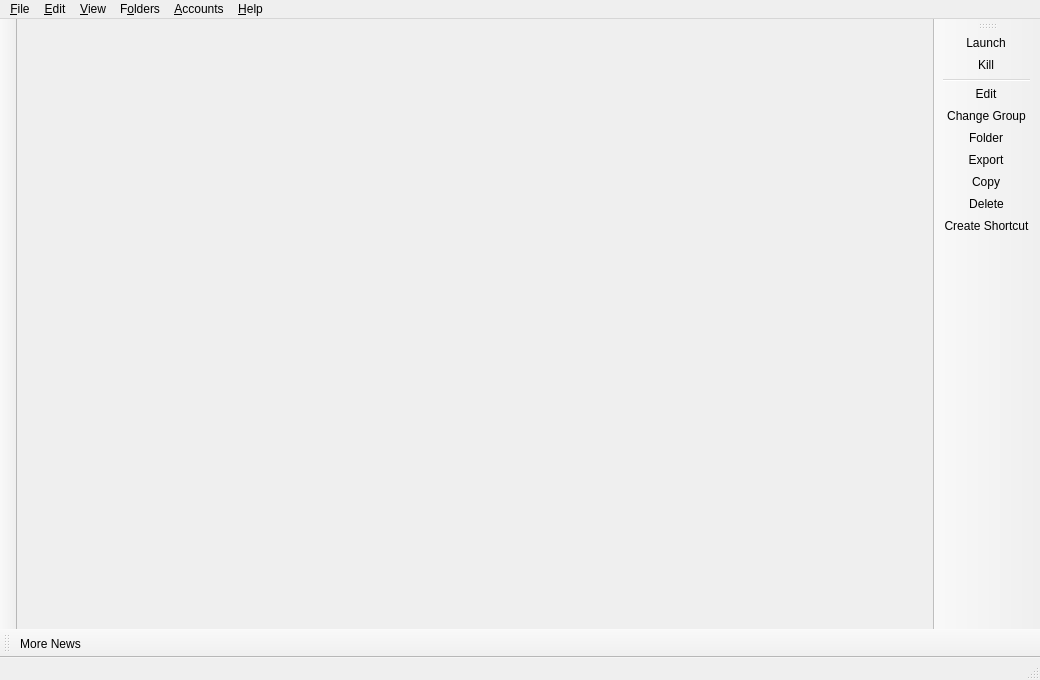
<?xml version="1.0" encoding="UTF-8"?>
<ui version="4.0">
 <class>MainWindow</class>
 <widget class="QMainWindow" name="MainWindow">
  <property name="geometry">
   <rect>
    <x>0</x>
    <y>0</y>
    <width>1040</width>
    <height>680</height>
   </rect>
  </property>
  <widget class="QWidget" name="centralWidget">
   <layout class="QVBoxLayout" name="verticalLayout">
    <property name="spacing">
     <number>0</number>
    </property>
    <property name="leftMargin">
     <number>0</number>
    </property>
    <property name="topMargin">
     <number>0</number>
    </property>
    <property name="rightMargin">
     <number>0</number>
    </property>
    <property name="bottomMargin">
     <number>0</number>
    </property>
   </layout>
  </widget>
  <widget class="QStatusBar" name="statusBar"/>
  <widget class="QToolBar" name="mainToolBar">
   <property name="windowTitle">
    <string>Sidebar</string>
   </property>
   <property name="allowedAreas">
    <set>Qt::ToolBarArea::LeftToolBarArea</set>
   </property>
   <property name="movable">
    <bool>false</bool>
   </property>
   <property name="floatable">
    <bool>false</bool>
   </property>
   <attribute name="toolBarArea">
    <enum>LeftToolBarArea</enum>
   </attribute>
   <attribute name="toolBarBreak">
    <bool>false</bool>
   </attribute>
  </widget>
  <widget class="QToolBar" name="newsToolBar">
   <property name="windowTitle">
    <string>News Toolbar</string>
   </property>
   <property name="allowedAreas">
    <set>Qt::ToolBarArea::BottomToolBarArea|Qt::ToolBarArea::TopToolBarArea</set>
   </property>
   <property name="iconSize">
    <size>
     <width>16</width>
     <height>16</height>
    </size>
   </property>
   <property name="toolButtonStyle">
    <enum>Qt::ToolButtonStyle::ToolButtonTextBesideIcon</enum>
   </property>
   <property name="floatable">
    <bool>false</bool>
   </property>
   <attribute name="toolBarArea">
    <enum>BottomToolBarArea</enum>
   </attribute>
   <attribute name="toolBarBreak">
    <bool>false</bool>
   </attribute>
   <addaction name="actionMoreNews"/>
  </widget>
  <widget class="WideBar" name="instanceToolBar">
   <property name="windowTitle">
    <string>Instance Toolbar</string>
   </property>
   <property name="iconSize">
    <size>
     <width>16</width>
     <height>16</height>
    </size>
   </property>
   <property name="toolButtonStyle">
    <enum>Qt::ToolButtonStyle::ToolButtonTextBesideIcon</enum>
   </property>
   <property name="floatable">
    <bool>false</bool>
   </property>
   <property name="useDefaultAction" stdset="0">
    <bool>true</bool>
   </property>
   <attribute name="toolBarArea">
    <enum>RightToolBarArea</enum>
   </attribute>
   <attribute name="toolBarBreak">
    <bool>false</bool>
   </attribute>
   <addaction name="actionLaunchInstance"/>
   <addaction name="actionKillInstance"/>
   <addaction name="separator"/>
   <addaction name="actionEditInstance"/>
   <addaction name="actionChangeInstGroup"/>
   <addaction name="actionViewSelectedInstFolder"/>
   <addaction name="actionExportInstance"/>
   <addaction name="actionCopyInstance"/>
   <addaction name="actionDeleteInstance"/>
   <addaction name="actionCreateInstanceShortcut"/>
  </widget>
  <widget class="QMenuBar" name="menuBar">
   <property name="geometry">
    <rect>
     <x>0</x>
     <y>0</y>
     <width>800</width>
     <height>30</height>
    </rect>
   </property>
   <widget class="QMenu" name="fileMenu">
    <property name="title">
     <string>&amp;File</string>
    </property>
    <property name="toolTipsVisible">
     <bool>true</bool>
    </property>
    <addaction name="actionAddInstance"/>
    <addaction name="separator"/>
    <addaction name="actionLaunchInstance"/>
    <addaction name="actionKillInstance"/>
    <addaction name="separator"/>
    <addaction name="actionEditInstance"/>
    <addaction name="actionChangeInstGroup"/>
    <addaction name="actionViewSelectedInstFolder"/>
    <addaction name="actionExportInstance"/>
    <addaction name="actionCopyInstance"/>
    <addaction name="actionDeleteInstance"/>
    <addaction name="actionCreateInstanceShortcut"/>
    <addaction name="separator"/>
    <addaction name="actionSettings"/>
    <addaction name="actionCloseWindow"/>
   </widget>
   <widget class="QMenu" name="editMenu">
    <property name="title">
     <string>&amp;Edit</string>
    </property>
    <property name="toolTipsVisible">
     <bool>true</bool>
    </property>
    <addaction name="actionUndoTrashInstance"/>
   </widget>
   <widget class="QMenu" name="viewMenu">
    <property name="title">
     <string>&amp;View</string>
    </property>
    <property name="toolTipsVisible">
     <bool>true</bool>
    </property>
    <addaction name="actionChangeTheme"/>
    <addaction name="separator"/>
    <addaction name="actionCAT"/>
    <addaction name="actionToggleStatusBar"/>
    <addaction name="actionLockToolbars"/>
    <addaction name="separator"/>
   </widget>
   <widget class="QMenu" name="foldersMenu">
    <property name="title">
     <string>F&amp;olders</string>
    </property>
    <property name="toolTipsVisible">
     <bool>true</bool>
    </property>
    <addaction name="actionViewLauncherRootFolder"/>
    <addaction name="actionViewLogsFolder"/>
    <addaction name="separator"/>
    <addaction name="actionViewInstanceFolder"/>
    <addaction name="actionViewIconsFolder"/>
    <addaction name="actionViewCentralModsFolder"/>
    <addaction name="actionViewJavaFolder"/>
    <addaction name="actionViewSkinsFolder"/>
    <addaction name="separator"/>
    <addaction name="actionViewWidgetThemeFolder"/>
    <addaction name="actionViewIconThemeFolder"/>
    <addaction name="actionViewCatPackFolder"/>
   </widget>
   <widget class="QMenu" name="accountsMenu">
    <property name="title">
     <string>&amp;Accounts</string>
    </property>
   </widget>
   <widget class="QMenu" name="helpMenu">
    <property name="title">
     <string>&amp;Help</string>
    </property>
    <property name="toolTipsVisible">
     <bool>true</bool>
    </property>
    <addaction name="actionClearMetadata"/>
    <addaction name="actionReportBug"/>
    <addaction name="actionViewLog"/>
    <addaction name="actionAddToPATH"/>
    <addaction name="separator"/>
    <addaction name="actionMATRIX"/>
    <addaction name="actionDISCORD"/>
    <addaction name="actionREDDIT"/>
    <addaction name="separator"/>
    <addaction name="actionMoreNews"/>
    <addaction name="actionCheckUpdate"/>
    <addaction name="actionOpenWiki"/>
    <addaction name="actionAbout"/>
   </widget>
   <addaction name="fileMenu"/>
   <addaction name="editMenu"/>
   <addaction name="viewMenu"/>
   <addaction name="foldersMenu"/>
   <addaction name="accountsMenu"/>
   <addaction name="helpMenu"/>
  </widget>
  <action name="actionMoreNews">
   <property name="icon">
    <iconset theme="news"/>
   </property>
   <property name="text">
    <string>More News...</string>
   </property>
   <property name="toolTip">
    <string>Open the development blog to read more news about %1.</string>
   </property>
  </action>
  <action name="actionCAT">
   <property name="checkable">
    <bool>true</bool>
   </property>
   <property name="icon">
    <iconset theme="cat"/>
   </property>
   <property name="text">
    <string>&amp;Meow</string>
   </property>
   <property name="toolTip">
    <string>It's a fluffy kitty :3</string>
   </property>
  </action>
  <action name="actionToggleStatusBar">
   <property name="checkable">
    <bool>true</bool>
   </property>
   <property name="text">
    <string>Status Bar</string>
   </property>
  </action>
  <action name="actionLockToolbars">
   <property name="checkable">
    <bool>true</bool>
   </property>
   <property name="text">
    <string>Lock Toolbars</string>
   </property>
  </action>
  <action name="actionUndoTrashInstance">
   <property name="enabled">
    <bool>false</bool>
   </property>
   <property name="text">
    <string>&amp;Undo Last Instance Deletion</string>
   </property>
  </action>
  <action name="actionAddInstance">
   <property name="icon">
    <iconset theme="new"/>
   </property>
   <property name="text">
    <string>Add Instanc&amp;e...</string>
   </property>
   <property name="toolTip">
    <string>Add a new instance.</string>
   </property>
  </action>
  <action name="actionCheckUpdate">
   <property name="icon">
    <iconset theme="checkupdate"/>
   </property>
   <property name="text">
    <string>&amp;Update...</string>
   </property>
   <property name="toolTip">
    <string>Check for new updates for %1.</string>
   </property>
   <property name="menuRole">
    <enum>QAction::MenuRole::ApplicationSpecificRole</enum>
   </property>
  </action>
  <action name="actionSettings">
   <property name="icon">
    <iconset theme="settings"/>
   </property>
   <property name="text">
    <string>Setti&amp;ngs...</string>
   </property>
   <property name="toolTip">
    <string>Change settings.</string>
   </property>
   <property name="menuRole">
    <enum>QAction::MenuRole::PreferencesRole</enum>
   </property>
  </action>
  <action name="actionManageSkins">
   <property name="icon">
    <iconset theme="settings"/>
   </property>
   <property name="text">
    <string>Manage &amp;Skins...</string>
   </property>
  </action>
  <action name="actionAddMicrosoftAccount">
   <property name="icon">
    <iconset theme="new"/>
   </property>
   <property name="text">
    <string>Add &amp;Microsoft account...</string>
   </property>
   <property name="toolTip">
    <string>Sign in with your Microsoft account to play online.</string>
   </property>
  </action>
  <action name="actionManageAccounts">
   <property name="icon">
    <iconset theme="accounts"/>
   </property>
   <property name="text">
    <string>&amp;Manage Accounts...</string>
   </property>
  </action>
  <action name="actionLaunchInstance">
   <property name="solRole" stdset="0">
    <string notr="true">launch</string>
   </property>
   <property name="icon">
    <iconset theme="launch"/>
   </property>
   <property name="text">
    <string>&amp;Launch</string>
   </property>
   <property name="toolTip">
    <string>Launch the selected instance.</string>
   </property>
  </action>
  <action name="actionKillInstance">
   <property name="solRole" stdset="0">
    <string notr="true">danger</string>
   </property>
   <property name="icon">
    <iconset theme="status-bad"/>
   </property>
   <property name="text">
    <string>&amp;Kill</string>
   </property>
   <property name="toolTip">
    <string>Kill the running instance.</string>
   </property>
   <property name="shortcut">
    <string>Ctrl+K</string>
   </property>
  </action>
  <action name="actionRenameInstance">
   <property name="icon">
    <iconset theme="rename"/>
   </property>
   <property name="text">
    <string>Rename</string>
   </property>
   <property name="toolTip">
    <string>Rename the selected instance.</string>
   </property>
  </action>
  <action name="actionChangeInstGroup">
   <property name="icon">
    <iconset theme="tag"/>
   </property>
   <property name="text">
    <string>&amp;Change Group...</string>
   </property>
   <property name="toolTip">
    <string>Change the selected instance's group.</string>
   </property>
   <property name="shortcut">
    <string>Ctrl+G</string>
   </property>
  </action>
  <action name="actionChangeInstIcon">
   <property name="text">
    <string>Change Icon</string>
   </property>
   <property name="toolTip">
    <string>Change the selected instance's icon.</string>
   </property>
  </action>
  <action name="actionEditInstance">
   <property name="icon">
    <iconset theme="settings"/>
   </property>
   <property name="text">
    <string>&amp;Edit...</string>
   </property>
   <property name="toolTip">
    <string>Change the instance settings, mods and versions.</string>
   </property>
   <property name="shortcut">
    <string>Ctrl+I</string>
   </property>
  </action>
  <action name="actionViewSelectedInstFolder">
   <property name="icon">
    <iconset theme="viewfolder"/>
   </property>
   <property name="text">
    <string>&amp;Folder</string>
   </property>
   <property name="toolTip">
    <string>Open the selected instance's root folder in a file browser.</string>
   </property>
  </action>
  <action name="actionDeleteInstance">
   <property name="solRole" stdset="0">
    <string notr="true">danger</string>
   </property>
   <property name="icon">
    <iconset theme="delete"/>
   </property>
   <property name="text">
    <string>Dele&amp;te</string>
   </property>
   <property name="toolTip">
    <string>Delete the selected instance.</string>
   </property>
   <property name="autoRepeat">
    <bool>false</bool>
   </property>
  </action>
  <action name="actionCopyInstance">
   <property name="icon">
    <iconset theme="copy"/>
   </property>
   <property name="text">
    <string>Cop&amp;y...</string>
   </property>
   <property name="toolTip">
    <string>Copy the selected instance.</string>
   </property>
   <property name="shortcut">
    <string>Ctrl+D</string>
   </property>
  </action>
  <action name="actionExportInstance">
   <property name="icon">
    <iconset theme="export"/>
   </property>
   <property name="text">
    <string>E&amp;xport...</string>
   </property>
   <property name="toolTip">
    <string>Export the selected instance to supported formats.</string>
   </property>
  </action>
  <action name="actionExportInstanceZip">
   <property name="icon">
    <iconset theme="launcher"/>
   </property>
   <property name="text">
    <string>SOL Launcher (zip)</string>
   </property>
  </action>
  <action name="actionExportInstanceMrPack">
   <property name="icon">
    <iconset theme="modrinth"/>
   </property>
   <property name="text">
    <string>Modrinth (mrpack)</string>
   </property>
  </action>
  <action name="actionExportInstanceFlamePack">
   <property name="icon">
    <iconset theme="flame"/>
   </property>
   <property name="text">
    <string>CurseForge (zip)</string>
   </property>
  </action>
  <action name="actionCreateInstanceShortcut">
   <property name="icon">
    <iconset theme="shortcut"/>
   </property>
   <property name="text">
    <string>Create Shortcut</string>
   </property>
   <property name="toolTip">
    <string>Creates a shortcut on a selected folder to launch the selected instance.</string>
   </property>
  </action>
  <action name="actionNoAccountsAdded">
   <property name="icon">
    <iconset theme="noaccount"/>
   </property>
   <property name="text">
    <string>No accounts added!</string>
   </property>
  </action>
  <action name="actionNoDefaultAccount">
   <property name="checkable">
    <bool>true</bool>
   </property>
   <property name="icon">
    <iconset theme="noaccount"/>
   </property>
   <property name="text">
    <string>No Default Account</string>
   </property>
   <property name="shortcut">
    <string>Ctrl+0</string>
   </property>
  </action>
  <action name="actionCloseWindow">
   <property name="icon">
    <iconset theme="status-bad"/>
   </property>
   <property name="text">
    <string>Close &amp;Window</string>
   </property>
   <property name="toolTip">
    <string>Close the current window</string>
   </property>
   <property name="menuRole">
    <enum>QAction::MenuRole::NoRole</enum>
   </property>
  </action>
  <action name="actionViewInstanceFolder">
   <property name="icon">
    <iconset theme="viewfolder"/>
   </property>
   <property name="text">
    <string>I&amp;nstances</string>
   </property>
   <property name="toolTip">
    <string>Open the instances folder in a file browser.</string>
   </property>
  </action>
  <action name="actionViewLauncherRootFolder">
   <property name="icon">
    <iconset theme="viewfolder"/>
   </property>
   <property name="text">
    <string>Launcher &amp;Data</string>
   </property>
   <property name="toolTip">
    <string>Open the launcher's root folder in a file browser.</string>
   </property>
  </action>
  <action name="actionViewCentralModsFolder">
   <property name="icon">
    <iconset theme="centralmods"/>
   </property>
   <property name="text">
    <string>&amp;Mods (Quick Access)</string>
   </property>
   <property name="toolTip">
    <string>Open the mods folder in a file browser.</string>
   </property>
  </action>
  <action name="actionViewSkinsFolder">
   <property name="icon">
    <iconset theme="viewfolder"/>
   </property>
   <property name="text">
    <string>&amp;Skins</string>
   </property>
   <property name="toolTip">
    <string>Open the skins folder in a file browser.</string>
   </property>
  </action>
  <action name="actionViewIconsFolder">
   <property name="icon">
    <iconset theme="viewfolder"/>
   </property>
   <property name="text">
    <string>Instance &amp;Icons</string>
   </property>
   <property name="toolTip">
    <string>Open the instance icons folder in a file browser.</string>
   </property>
  </action>
  <action name="actionViewLogsFolder">
   <property name="icon">
    <iconset theme="viewfolder"/>
   </property>
   <property name="text">
    <string>Launcher &amp;Logs</string>
   </property>
   <property name="toolTip">
    <string>Open the logs folder in a file browser.</string>
   </property>
  </action>
  <action name="actionChangeTheme">
   <property name="text">
    <string>Themes</string>
   </property>
  </action>
  <action name="actionReportBug">
   <property name="icon">
    <iconset theme="bug"/>
   </property>
   <property name="text">
    <string>Report a Bug or Suggest a Feature</string>
   </property>
   <property name="toolTip">
    <string>Open the bug tracker to report a bug with %1.</string>
   </property>
  </action>
  <action name="actionDISCORD">
   <property name="icon">
    <iconset theme="discord"/>
   </property>
   <property name="text">
    <string>&amp;Discord Guild</string>
   </property>
   <property name="toolTip">
    <string>Open %1 Discord guild.</string>
   </property>
  </action>
  <action name="actionMATRIX">
   <property name="icon">
    <iconset theme="matrix"/>
   </property>
   <property name="text">
    <string>&amp;Matrix Space</string>
   </property>
   <property name="toolTip">
    <string>Open %1 Matrix space.</string>
   </property>
  </action>
  <action name="actionREDDIT">
   <property name="icon">
    <iconset theme="reddit-alien"/>
   </property>
   <property name="text">
    <string>Sub&amp;reddit</string>
   </property>
   <property name="toolTip">
    <string>Open %1 subreddit.</string>
   </property>
  </action>
  <action name="actionAbout">
   <property name="icon">
    <iconset theme="about"/>
   </property>
   <property name="text">
    <string>&amp;About %1</string>
   </property>
   <property name="toolTip">
    <string>View information about %1.</string>
   </property>
   <property name="menuRole">
    <enum>QAction::MenuRole::AboutRole</enum>
   </property>
  </action>
  <action name="actionClearMetadata">
   <property name="icon">
    <iconset theme="refresh"/>
   </property>
   <property name="text">
    <string>&amp;Clear Metadata Cache</string>
   </property>
   <property name="toolTip">
    <string>Clear cached metadata</string>
   </property>
  </action>
  <action name="actionViewLog">
   <property name="icon">
    <iconset theme="log"/>
   </property>
   <property name="text">
    <string>View logs</string>
   </property>
   <property name="toolTip">
    <string>View current and previous launcher logs</string>
   </property>
  </action>
  <action name="actionAddToPATH">
   <property name="icon">
    <iconset theme="custom-commands"/>
   </property>
   <property name="text">
    <string>Install to &amp;PATH</string>
   </property>
   <property name="toolTip">
    <string>Install a %1 symlink to /usr/local/bin</string>
   </property>
  </action>
  <action name="actionFoldersButton">
   <property name="icon">
    <iconset theme="viewfolder"/>
   </property>
   <property name="text">
    <string>Folders</string>
   </property>
   <property name="toolTip">
    <string>Open one of the folders shared between instances.</string>
   </property>
  </action>
  <action name="actionHelpButton">
   <property name="icon">
    <iconset theme="help"/>
   </property>
   <property name="text">
    <string>Help</string>
   </property>
   <property name="toolTip">
    <string>Get help with %1 or Minecraft.</string>
   </property>
  </action>
  <action name="actionAccountsButton">
   <property name="icon">
    <iconset theme="noaccount"/>
   </property>
   <property name="text">
    <string>Accounts</string>
   </property>
  </action>
  <action name="actionOpenWiki">
   <property name="icon">
    <iconset theme="help"/>
   </property>
   <property name="text">
    <string>%1 &amp;Wiki</string>
   </property>
   <property name="toolTip">
    <string>Open the %1 wiki</string>
   </property>
  </action>
  <action name="actionViewWidgetThemeFolder">
   <property name="icon">
    <iconset theme="viewfolder"/>
   </property>
   <property name="text">
    <string>&amp;Widget Themes</string>
   </property>
   <property name="toolTip">
    <string>Open the widget themes folder in a file browser.</string>
   </property>
  </action>
  <action name="actionViewIconThemeFolder">
   <property name="icon">
    <iconset theme="viewfolder"/>
   </property>
   <property name="text">
    <string>I&amp;con Themes</string>
   </property>
   <property name="toolTip">
    <string>Open the icon theme folder in a file browser.</string>
   </property>
  </action>
  <action name="actionViewCatPackFolder">
   <property name="icon">
    <iconset theme="viewfolder"/>
   </property>
   <property name="text">
    <string>&amp;Cat Packs</string>
   </property>
   <property name="toolTip">
    <string>Open the cat packs folder in a file browser.</string>
   </property>
  </action>
  <action name="actionViewJavaFolder">
   <property name="icon">
    <iconset theme="viewfolder"/>
   </property>
   <property name="text">
    <string>&amp;Auto Downloaded Java</string>
   </property>
   <property name="toolTip">
    <string>Open the Java folder in a file browser. Only available if the built-in Java downloader is used.</string>
   </property>
  </action>
 </widget>
 <customwidgets>
  <customwidget>
   <class>WideBar</class>
   <extends>QToolBar</extends>
   <header>ui/widgets/WideBar.h</header>
  </customwidget>
 </customwidgets>
 <resources/>
 <connections/>
</ui>
